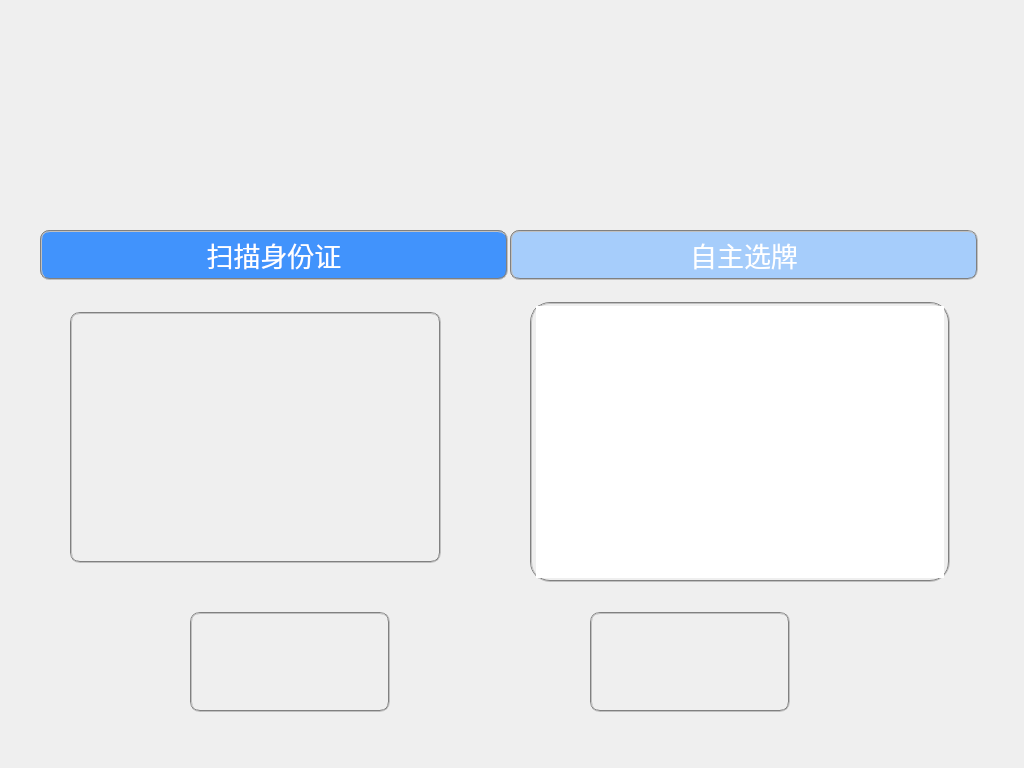
<?xml version="1.0" encoding="UTF-8"?>
<ui version="4.0">
 <class>CheckIDDialog</class>
 <widget class="QDialog" name="CheckIDDialog">
  <property name="geometry">
   <rect>
    <x>0</x>
    <y>0</y>
    <width>1024</width>
    <height>768</height>
   </rect>
  </property>
  <property name="windowTitle">
   <string>CheckIDDialog</string>
  </property>
  <widget class="QPushButton" name="pBtnHomepage">
   <property name="geometry">
    <rect>
     <x>190</x>
     <y>612</y>
     <width>200</width>
     <height>100</height>
    </rect>
   </property>
   <property name="minimumSize">
    <size>
     <width>200</width>
     <height>100</height>
    </size>
   </property>
   <property name="font">
    <font>
     <family>Algerian</family>
     <pointsize>22</pointsize>
    </font>
   </property>
   <property name="styleSheet">
    <string notr="true">border:2px groove gray;border-radius:10px;padding:2px 4px;
border-image: url(:/Resources/Images/homepageon.png);</string>
   </property>
   <property name="text">
    <string/>
   </property>
  </widget>
  <widget class="QPushButton" name="pBtnNext">
   <property name="geometry">
    <rect>
     <x>590</x>
     <y>612</y>
     <width>200</width>
     <height>100</height>
    </rect>
   </property>
   <property name="minimumSize">
    <size>
     <width>200</width>
     <height>100</height>
    </size>
   </property>
   <property name="font">
    <font>
     <pointsize>22</pointsize>
    </font>
   </property>
   <property name="styleSheet">
    <string notr="true">border:2px groove gray;border-radius:10px;padding:2px 4px;
border-image: url(:/Resources/Images/nextoff.png);</string>
   </property>
   <property name="text">
    <string/>
   </property>
  </widget>
  <widget class="QTextBrowser" name="textBrowser">
   <property name="geometry">
    <rect>
     <x>530</x>
     <y>302</y>
     <width>420</width>
     <height>280</height>
    </rect>
   </property>
   <property name="styleSheet">
    <string notr="true">border:2px groove gray;border-radius:20px;padding:2px 4px;
border-image: url(:/Resources/Images/sfzzmdw.png);</string>
   </property>
   <property name="html">
    <string>&lt;!DOCTYPE HTML PUBLIC &quot;-//W3C//DTD HTML 4.0//EN&quot; &quot;http://www.w3.org/TR/REC-html40/strict.dtd&quot;&gt;
&lt;html&gt;&lt;head&gt;&lt;meta name=&quot;qrichtext&quot; content=&quot;1&quot; /&gt;&lt;style type=&quot;text/css&quot;&gt;
p, li { white-space: pre-wrap; }
&lt;/style&gt;&lt;/head&gt;&lt;body style=&quot; font-family:'SimSun'; font-size:9pt; font-weight:400; font-style:normal;&quot;&gt;
&lt;p style=&quot;-qt-paragraph-type:empty; margin-top:0px; margin-bottom:0px; margin-left:0px; margin-right:0px; -qt-block-indent:0; text-indent:0px;&quot;&gt;&lt;br /&gt;&lt;/p&gt;&lt;/body&gt;&lt;/html&gt;</string>
   </property>
  </widget>
  <widget class="QLabel" name="label">
   <property name="geometry">
    <rect>
     <x>70</x>
     <y>312</y>
     <width>371</width>
     <height>251</height>
    </rect>
   </property>
   <property name="styleSheet">
    <string notr="true">border:2px groove gray;border-radius:10px;padding:2px 4px;
border-image: url(:/Resources/Images/scanningid.png);</string>
   </property>
   <property name="text">
    <string/>
   </property>
  </widget>
  <widget class="QLabel" name="labelHead">
   <property name="geometry">
    <rect>
     <x>830</x>
     <y>352</y>
     <width>100</width>
     <height>140</height>
    </rect>
   </property>
   <property name="text">
    <string/>
   </property>
  </widget>
  <widget class="QLabel" name="labelLoading">
   <property name="geometry">
    <rect>
     <x>688</x>
     <y>380</y>
     <width>124</width>
     <height>124</height>
    </rect>
   </property>
   <property name="styleSheet">
    <string notr="true">border-image: url(:/Resources/Images/loading.gif);</string>
   </property>
   <property name="text">
    <string/>
   </property>
  </widget>
  <widget class="QPushButton" name="pBtnDone">
   <property name="geometry">
    <rect>
     <x>745</x>
     <y>230</y>
     <width>229</width>
     <height>50</height>
    </rect>
   </property>
   <property name="font">
    <font>
     <family>黑体</family>
     <pointsize>20</pointsize>
    </font>
   </property>
   <property name="styleSheet">
    <string notr="true">border:2px groove gray;border-radius:10px;padding:2px 4px;
color: rgb(255, 255, 255);
background-color: rgb(166, 205, 251);</string>
   </property>
   <property name="text">
    <string>完成</string>
   </property>
  </widget>
  <widget class="QPushButton" name="pBtnScanIdCheck">
   <property name="geometry">
    <rect>
     <x>40</x>
     <y>230</y>
     <width>233</width>
     <height>50</height>
    </rect>
   </property>
   <property name="font">
    <font>
     <family>黑体</family>
     <pointsize>20</pointsize>
    </font>
   </property>
   <property name="styleSheet">
    <string notr="true">border:2px groove gray;border-radius:10px;padding:2px 4px;
color: rgb(255, 255, 255);
background-color: rgb(65, 147, 252);</string>
   </property>
   <property name="text">
    <string>扫描身份证</string>
   </property>
  </widget>
  <widget class="QPushButton" name="pBtnScanVehicle">
   <property name="geometry">
    <rect>
     <x>275</x>
     <y>230</y>
     <width>233</width>
     <height>50</height>
    </rect>
   </property>
   <property name="font">
    <font>
     <family>黑体</family>
     <pointsize>20</pointsize>
    </font>
   </property>
   <property name="styleSheet">
    <string notr="true">border:2px groove gray;border-radius:10px;padding:2px 4px;
color: rgb(255, 255, 255);
background-color: rgb(166, 205, 251);</string>
   </property>
   <property name="text">
    <string>扫描车辆信息</string>
   </property>
  </widget>
  <widget class="QPushButton" name="pBtnReceipt">
   <property name="geometry">
    <rect>
     <x>510</x>
     <y>230</y>
     <width>233</width>
     <height>50</height>
    </rect>
   </property>
   <property name="font">
    <font>
     <family>黑体</family>
     <pointsize>20</pointsize>
    </font>
   </property>
   <property name="styleSheet">
    <string notr="true">border:2px groove gray;border-radius:10px;padding:2px 4px;
color: rgb(255, 255, 255);
background-color: rgb(166, 205, 251);</string>
   </property>
   <property name="text">
    <string>输入税费号</string>
   </property>
  </widget>
  <widget class="QPushButton" name="pBtnScanIdSelect">
   <property name="geometry">
    <rect>
     <x>40</x>
     <y>230</y>
     <width>468</width>
     <height>50</height>
    </rect>
   </property>
   <property name="font">
    <font>
     <family>黑体</family>
     <pointsize>20</pointsize>
    </font>
   </property>
   <property name="styleSheet">
    <string notr="true">border:2px groove gray;border-radius:10px;padding:2px 4px;
color: rgb(255, 255, 255);
background-color: rgb(65, 147, 252);</string>
   </property>
   <property name="text">
    <string>扫描身份证</string>
   </property>
  </widget>
  <widget class="QPushButton" name="pBtnSelect">
   <property name="geometry">
    <rect>
     <x>510</x>
     <y>230</y>
     <width>468</width>
     <height>50</height>
    </rect>
   </property>
   <property name="font">
    <font>
     <family>黑体</family>
     <pointsize>20</pointsize>
    </font>
   </property>
   <property name="styleSheet">
    <string notr="true">border:2px groove gray;border-radius:10px;padding:2px 4px;
color: rgb(255, 255, 255);
background-color: rgb(166, 205, 251);</string>
   </property>
   <property name="text">
    <string>自主选牌</string>
   </property>
  </widget>
 </widget>
 <layoutdefault spacing="6" margin="11"/>
 <resources>
  <include location="checkiddialog.qrc"/>
 </resources>
 <connections/>
</ui>
